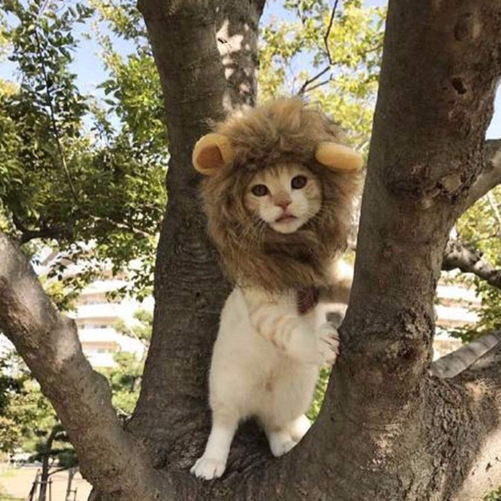
#> input picture 영상처리_3주차_실습/cat.jpg, 1001 x 1001 px, found by its file name (shown at 1/2 size)
$ python draw.py
#> lines starting #> are read from the running program, lines starting #| are printed output that depends on the picture
import cv2 as cv
import numpy as np

blank = np.zeros((500,500,3), dtype='uint8')

# paint
blank[200:300,300:400] = 0,255,0
cv.imshow('Blank', blank)
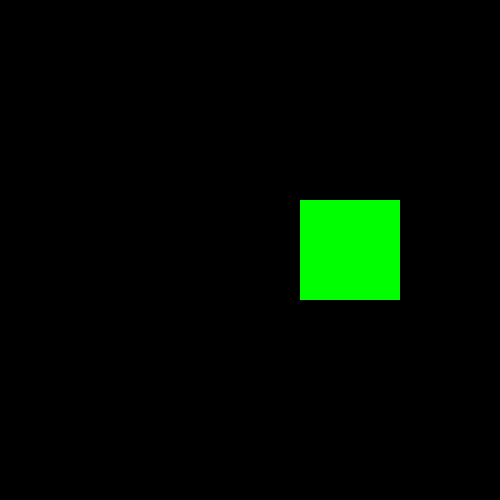
#> window 'Blank': shape (500, 500, 3); mean B, G, R 0, 10.2, 0


# rectangle
cv.rectangle(blank, (0,0), (250,250), (0,255,0), thickness = cv.FILLED)
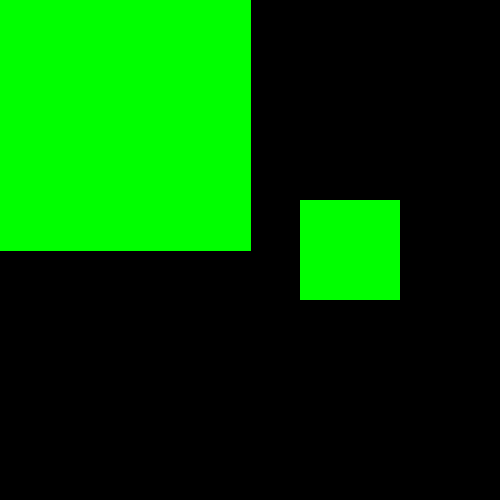
#> blank: shape (500, 500, 3); mean of channels 0, 1, 2 0, 74.5, 0; drawn as B, G, R
cv.imshow('Blank', blank)


img = cv.imread('K:\\CV\\Tutorial\\Resources\\Photos\\cat.jpg')
#> img is the input picture: shape (1001, 1001, 3); mean B, G, R 84.7, 108.2, 119.4
cv.imshow('Cat', img)

cv.waitKey(0)
